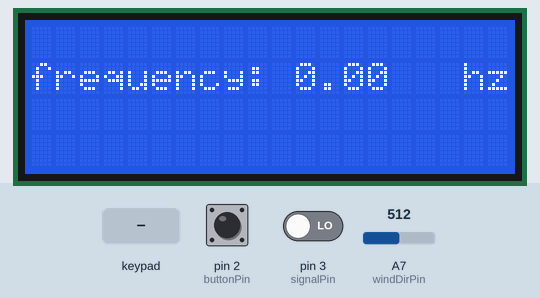
Recording of a sketch running on a simulated Arduino Nano, built with avr-gcc and run on an emulated ATmega328P. Parts: 20×4 character LCD. The test bench sets the inputs (shaded band); at power-on: A7 (windDirPin) = 512, pin 2 (buttonPin) HIGH, pin 3 (signalPin) LOW. What the sketch prints to the serial monitor is not drawn.

Above: at 1.2 s.
1.3 s: keypad keys 1 2 A pressed 0.4 s apart
At 3.1 s:
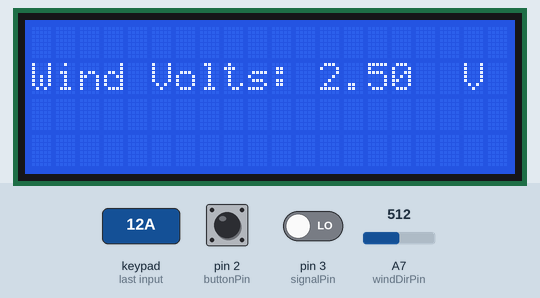
4.0 s: key '3' pressed
At 4.5 s:
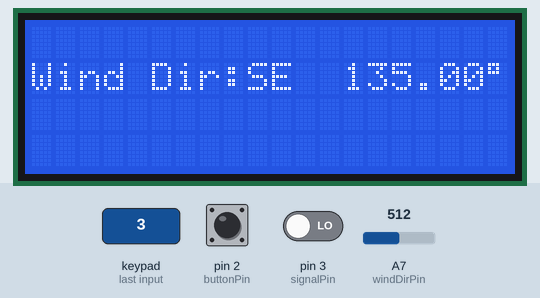
5.5 s: A7 (windDirPin) set to 676
At 6.4 s:
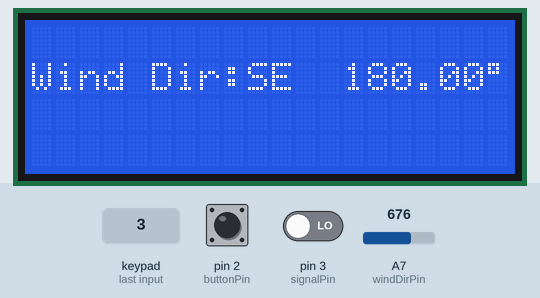
7.0 s: A7 (windDirPin) set to 695
At 7.5 s:
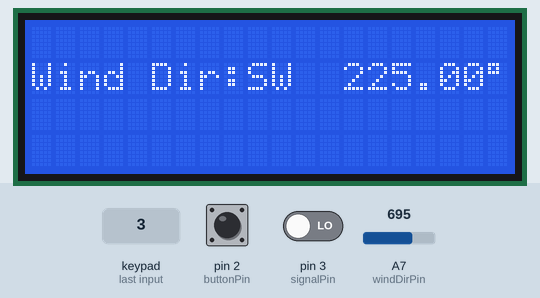
8.5 s: A7 (windDirPin) set to 900
At 9.7 s:
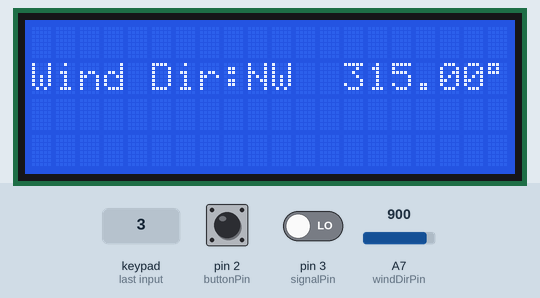
10.0 s: A7 (windDirPin) set to 306
At 11.0 s:
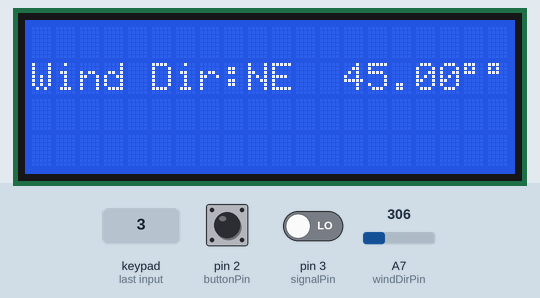
Timing chart, 0 to 12.5 s (numbered marks = the images above; inputs shaded):
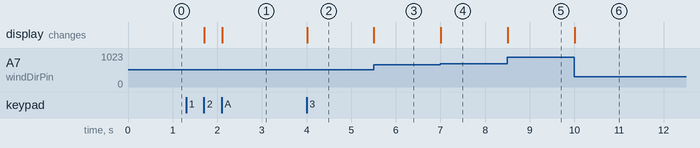

The sketch:

week11.ino
```cpp
//
//
//
//
//
//
//
//
//
//
//
//
//
//
//
// NOTE:
// IF SIGNAL GENERATOR ISN'T CONNECTED TO PIN D3 WITH SQUAREWAVE ==> WHOLE SYSTEM STARTS MALFUNCTIONING
// IF YOU RESET ARDUINO (UNPLUG/PLUG TO COMPOTER) WITH SIGANAL GENERATOR CONNECTED WITH SQUAREWAVE (5 VOLTS + 20H)
// THEN EVERYTHING WORKS FINE
// COULD NOT FIGURE OUT WHY ==> iM GUESSING ITS SOME WIRING PROBLEM OR PROBLEM WITH A GROUD
//
//
//
//
//
//
//
//
//
//
//
//
#include <LiquidCrystal.h>
#include <Keypad.h>

const int rs = 12, en = 11, d4 = 5, d5 = 4, d6 = 9, d7 = 8;
LiquidCrystal lcd(rs, en, d4, d5, d6, d7);
const int signalPin = 3;
volatile int pressCount = 0;
unsigned long lastPressTime = 0;
unsigned long prevTime = 0;
float frequency = 0.0;
float windSpeed = 0.0;
const int buttonPin = 2;
volatile unsigned int buttonPressCount = 0;
volatile unsigned long lastInterruptTime = 0;
const unsigned long debounceDelay = 50;
volatile unsigned long pulseCount = 0;
const byte ROWS = 1;
const byte COLS = 4;
char hexaKeys[ROWS][COLS] = {
  {'1', '2', '3', 'A'}
};
byte rowPins[ROWS] = {A4};
byte colPins[COLS] = {A0, A1, A2, A3};

Keypad customKeypad = Keypad(makeKeymap(hexaKeys), rowPins, colPins, ROWS, COLS);

char lastKeyPressed = '1';

const int windDirPin = A7;

float windDirVolts = 0.0;

void buttonISR() {
    unsigned long currentTime = millis();
    if (currentTime - lastInterruptTime > debounceDelay) {
        buttonPressCount++;
        lastInterruptTime = currentTime;
    }
}

void signalISR() {
    pulseCount++;
}


void setup() {
  Serial.begin(9600);
  // set up the LCD's number of columns and rows:
  lcd.begin(20, 4);
  // pinMode(LED_BUILTIN, OUTPUT);
  // pinMode(6, INPUT);
  // pinMode(A2, INPUT);
  // pinMode(13, OUTPUT);
  pinMode(buttonPin, INPUT_PULLUP);
  pinMode(signalPin, INPUT);
  pinMode(windDirPin, INPUT);

  attachInterrupt(digitalPinToInterrupt(buttonPin), buttonISR, FALLING);
  attachInterrupt(digitalPinToInterrupt(signalPin), signalISR, RISING);
}

void loop() {
  measureHz();

  float windDirAnalog = analogRead(windDirPin);
  //Serial.println(windDir);
  windDirVolts = windDirAnalog * (5.0 / 1023.0);

  char customKey = customKeypad.getKey();

  if (customKey) {
    Serial.println(customKey);
    lastKeyPressed = customKey;
    lcd.clear(); // Clear the screen when a new key is pressed
  }

  // Display based on the last key pressed
  if (lastKeyPressed == '1') {
    displayHz();
  }
  else if (lastKeyPressed == '2') {
    displayWindSpeed();
  }
  else if (lastKeyPressed == '3'){
    displayWindDegree();
  }
  else if (lastKeyPressed == 'A') {
    displayWindVolts();
  }

}

float getWindDirectionDegree(float voltage) {
  if (voltage < 1.44) {
    return 0;                 // North (0°)
  } else if (voltage < 1.91){
    return 45;                // North East (45°)
  } else if (voltage < 2.39){
    return 90;                // East (90°)
  } else if (voltage < 2.86){
    return 135;               // South East (135°)
  } else if (voltage < 3.34){
    return 180;               // South (180°)
  } else if (voltage < 3.81){
    return 225;               // South West (225°)
  } else if (voltage < 4.29){
    return 270;               // West (270°)
  } else {
    return 315;               // North West (315°)
  }
}

void displayWindDegree() {
  float windDirDegree = getWindDirectionDegree(windDirVolts);

  String directionStr = "";
  if (windDirDegree == 0) directionStr = "N";
  else if (windDirDegree == 45) directionStr = "NE";
  else if (windDirDegree == 90) directionStr = "E";
  else if (windDirDegree == 135) directionStr = "SE";
  else if (windDirDegree == 180) directionStr = "S";
  else if (windDirDegree == 225) directionStr = "SW";
  else if (windDirDegree == 270) directionStr = "W";
  else if (windDirDegree == 315) directionStr = "NW";

  lcd.setCursor(0,1);
  lcd.print("Wind Dir:");
  lcd.print(directionStr);
  lcd.setCursor(13, 1);
  lcd.print(windDirDegree);
  lcd.print((char)223); // Degree symbol (°)
}
void displayWindVolts() {
  lcd.setCursor(0,1);
  lcd.print("Wind Volts: ");
  lcd.print(windDirVolts);
  lcd.setCursor(18, 1);
  lcd.print("V");
}

void displayInfo() {
  int buttonState = digitalRead(buttonPin);
  lcd.setCursor(0,0);
  lcd.print("Button is");
  lcd.setCursor(11,0);

  if (buttonState) {
    lcd.print("pressed");
  } else {
    lcd.print("not pressed");
  }
  lcd.setCursor(0,2);
  lcd.print("press count:");
  lcd.print(buttonPressCount);

  lcd.setCursor(0,3);
  lcd.print("frequency: ");
  lcd.print(frequency);
  lcd.setCursor(18, 3);
  lcd.print("hz");
}

void displayHz() {
  lcd.setCursor(0,1);
  lcd.print("frequency: ");
  lcd.print(frequency);
  lcd.setCursor(18, 1);
  lcd.print("hz");
}

void displayWindSpeed() {
  lcd.setCursor(0,1);
  lcd.print("WindSpeed: ");
  lcd.print(windSpeed);
  lcd.setCursor(17, 1);
  lcd.print("m/s");
}

void measureHz() {
  unsigned long currentTime = millis();

  if (currentTime - prevTime >= 1000) {
    noInterrupts();
    frequency = pulseCount;
    windSpeed = frequency * 0.7;
    pulseCount = 0;
    interrupts();

    prevTime = currentTime;

    Serial.print("Frequency: ");
    Serial.print(frequency);
    Serial.println(" Hz");
  }
}

void printAlphabet() {
  int row_length = 20;
  for (int i = 0; i<100000; i++) {
    int remainder_alpha = i % 26;
    int alphabet = remainder_alpha + 65;
    //the lettter to be printed is lcd.write(alpha)
    int devided_row = i / row_length;
    int remainder_column = i % row_length;
    if (devided_row%2 == 1) {
      lcd.setCursor(row_length - remainder_column - 1,1);
      lcd.write (alphabet);
    } else {
      lcd.setCursor(remainder_column, 0);
      lcd.write(alphabet);
    }
    delay(100);
    lcd.clear();
  }
}


// void printAlphabet() {
//   int asciiNum = 65;  // Starting with 'A'
//   int row = 4;
//   int col = 20;

//   for (int i = 0; i < row * col; i++) {
//     if (i < col) {
//       lcd.setCursor(i, 0);  // First row
//       lcd.write(asciiNum);
//     }
//     else if (i < col * 2) {
//       lcd.setCursor(i - col, 1);  // Second row
//       lcd.write(asciiNum);
//     }
//     else if (i < col * 3) {
//       lcd.setCursor(i - (col * 2), 2);  // Third row (previously skipped)
//       lcd.write(asciiNum);
//     }
//     else if (i < col * 4) {
//       lcd.setCursor(i - (col * 3), 3);  // Fourth row
//       lcd.write(asciiNum);
//     }

//     // Reset ASCII number to 'A' if it goes beyond 'Z'
//     if (asciiNum >= 90) {
//       asciiNum = 65;
//     }
//     else {
//       asciiNum++;
//     }

//     delay(100);
//     lcd.clear();
//   }
// }
```

Measured:
- the behaviour switches between 683 and 684 on A7 (windDirPin) (found by bisection; images 3 and 4)
- after the input at 1.3 s, the display: first changes after 0.41 s (image 1 shows a later state)
- after the input at 4.0 s, the display: changes at once (image 2)
- after the input at 5.5 s, the display: changes at once (image 3)
- after the input at 7.0 s, the display: changes at once (image 4)
- after the input at 8.5 s, the display: changes at once (image 5)
- after the input at 10.0 s, the display: changes at once (image 6)
